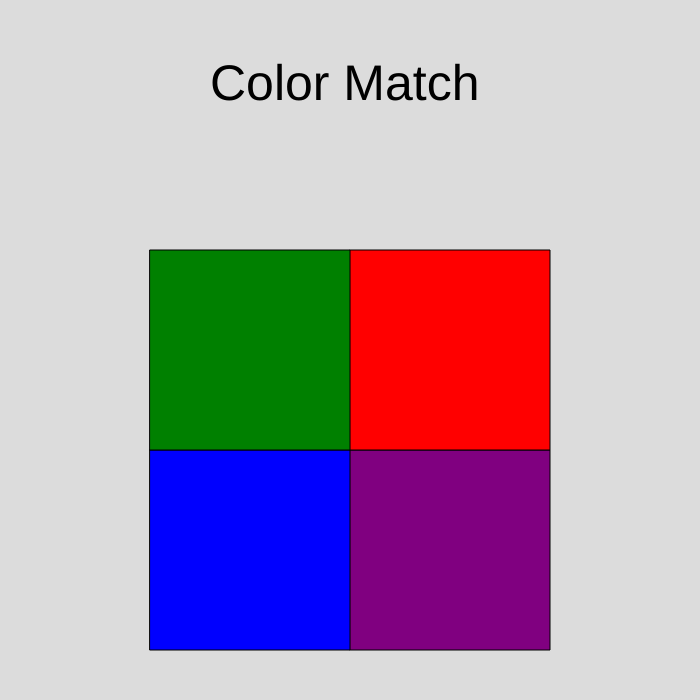
Frame 1 (no input)
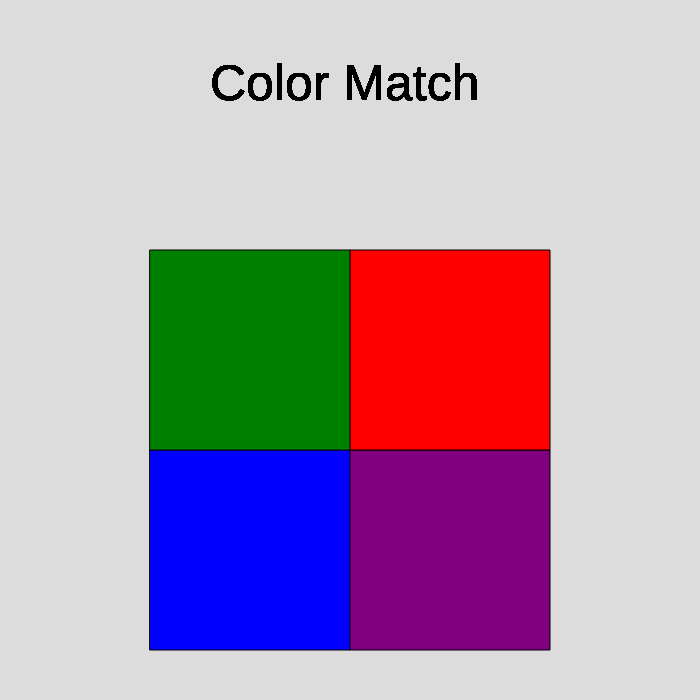
Frame 60 (no input)
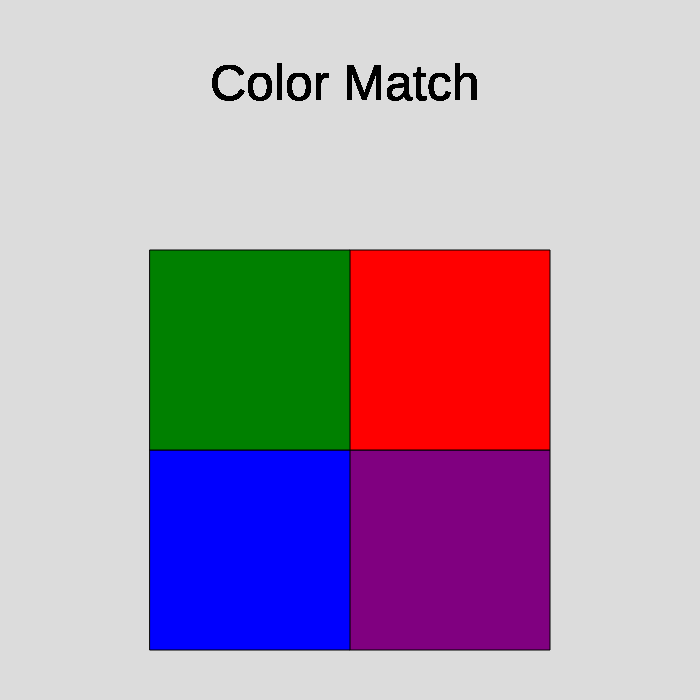
Frame 120 (the mouse pressed at the canvas centre since frame 60)

The p5.js sketch that drew these frames (run headless with seeded random() and noise() and a simulated clock; from frame 60 on, the mouse is pressed at the canvas centre):

// p5.js sketch
// ── sketch.js
function setup() {
  createCanvas(700, 700);
  background(220);
  fill('purple')
  square(350,450,200)
  fill('blue')
  square(150,450,200)
  fill('red')
  square(350,250,200)
  fill('green')
  square(150,250,200)
}

function draw() {
  textSize(50)
  fill('black')
  text("Color Match", 210, 100)
}
